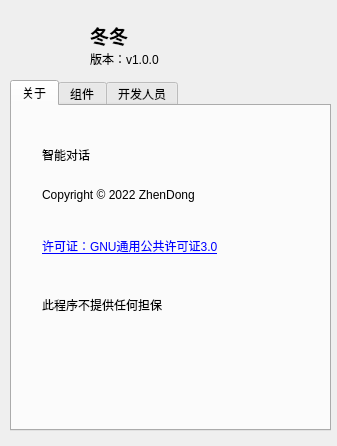
<?xml version="1.0" encoding="UTF-8"?>
<ui version="4.0">
 <class>about</class>
 <widget class="QWidget" name="about">
  <property name="geometry">
   <rect>
    <x>0</x>
    <y>0</y>
    <width>337</width>
    <height>446</height>
   </rect>
  </property>
  <property name="windowTitle">
   <string>关于</string>
  </property>
  <widget class="QLabel" name="label">
   <property name="geometry">
    <rect>
     <x>90</x>
     <y>20</y>
     <width>81</width>
     <height>31</height>
    </rect>
   </property>
   <property name="text">
    <string>&lt;html&gt;&lt;head/&gt;&lt;body&gt;&lt;p&gt;&lt;span style=&quot; font-size:14pt; font-weight:600;&quot;&gt;冬冬&lt;/span&gt;&lt;/p&gt;&lt;/body&gt;&lt;/html&gt;</string>
   </property>
  </widget>
  <widget class="QLabel" name="label_2">
   <property name="geometry">
    <rect>
     <x>20</x>
     <y>30</y>
     <width>51</width>
     <height>51</height>
    </rect>
   </property>
   <property name="text">
    <string>&lt;div style=&quot;border-rudius: 10px;&quot;&gt;
&lt;img src=&quot;http://47.108.139.27:2030/side/%E5%82%AC%E9%80%9D%E5%91%98.php&quot;&gt;
&lt;/div&gt;</string>
   </property>
  </widget>
  <widget class="QTabWidget" name="tabWidget">
   <property name="geometry">
    <rect>
     <x>10</x>
     <y>80</y>
     <width>321</width>
     <height>351</height>
    </rect>
   </property>
   <property name="currentIndex">
    <number>0</number>
   </property>
   <widget class="QWidget" name="tab">
    <attribute name="title">
     <string>关于</string>
    </attribute>
    <widget class="QLabel" name="label_3">
     <property name="geometry">
      <rect>
       <x>30</x>
       <y>40</y>
       <width>57</width>
       <height>18</height>
      </rect>
     </property>
     <property name="text">
      <string>智能对话</string>
     </property>
    </widget>
    <widget class="QLabel" name="label_4">
     <property name="geometry">
      <rect>
       <x>30</x>
       <y>80</y>
       <width>231</width>
       <height>18</height>
      </rect>
     </property>
     <property name="text">
      <string>Copyright © 2022 ZhenDong</string>
     </property>
    </widget>
    <widget class="QLabel" name="label_5">
     <property name="geometry">
      <rect>
       <x>30</x>
       <y>130</y>
       <width>231</width>
       <height>21</height>
      </rect>
     </property>
     <property name="text">
      <string>&lt;a href=&quot;https://www.gnu.org/licenses/gpl-3.0.en.html&quot;&gt;许可证：GNU通用公共许可证3.0&lt;/a&gt;</string>
     </property>
    </widget>
    <widget class="QLabel" name="label_11">
     <property name="geometry">
      <rect>
       <x>30</x>
       <y>190</y>
       <width>131</width>
       <height>18</height>
      </rect>
     </property>
     <property name="text">
      <string>此程序不提供任何担保</string>
     </property>
    </widget>
   </widget>
   <widget class="QWidget" name="tab_2">
    <attribute name="title">
     <string>组件</string>
    </attribute>
    <widget class="QLabel" name="label_6">
     <property name="geometry">
      <rect>
       <x>20</x>
       <y>20</y>
       <width>81</width>
       <height>31</height>
      </rect>
     </property>
     <property name="text">
      <string>&lt;html&gt;&lt;head/&gt;&lt;body&gt;&lt;p&gt;&lt;span style=&quot; font-size:14pt; font-weight:600;&quot;&gt;QT&lt;/span&gt;&lt;/p&gt;&lt;/body&gt;&lt;/html&gt;</string>
     </property>
    </widget>
    <widget class="QLabel" name="label_7">
     <property name="geometry">
      <rect>
       <x>20</x>
       <y>50</y>
       <width>131</width>
       <height>18</height>
      </rect>
     </property>
     <property name="text">
      <string>版本 5.15.2</string>
     </property>
    </widget>
    <widget class="QLabel" name="label_8">
     <property name="geometry">
      <rect>
       <x>20</x>
       <y>90</y>
       <width>171</width>
       <height>31</height>
      </rect>
     </property>
     <property name="text">
      <string>&lt;html&gt;&lt;head/&gt;&lt;body&gt;&lt;p&gt;&lt;span style=&quot; font-size:14pt; font-weight:600;&quot;&gt;Wayland 窗口系统&lt;/span&gt;&lt;/p&gt;&lt;/body&gt;&lt;/html&gt;</string>
     </property>
    </widget>
   </widget>
   <widget class="QWidget" name="tab_3">
    <attribute name="title">
     <string>开发人员</string>
    </attribute>
    <widget class="QLabel" name="label_9">
     <property name="geometry">
      <rect>
       <x>30</x>
       <y>40</y>
       <width>211</width>
       <height>31</height>
      </rect>
     </property>
     <property name="text">
      <string>&lt;html&gt;&lt;head/&gt;&lt;body&gt;&lt;p&gt;&lt;span style=&quot; font-size:14pt;&quot;&gt;刘振冬&lt;/span&gt;&lt;/p&gt;&lt;/body&gt;&lt;/html&gt;</string>
     </property>
    </widget>
    <widget class="QLabel" name="label_10">
     <property name="geometry">
      <rect>
       <x>30</x>
       <y>100</y>
       <width>261</width>
       <height>18</height>
      </rect>
     </property>
     <property name="text">
      <string>电子邮箱：donggggggg121212@163.com</string>
     </property>
    </widget>
   </widget>
  </widget>
  <widget class="QLabel" name="label_12">
   <property name="geometry">
    <rect>
     <x>90</x>
     <y>50</y>
     <width>81</width>
     <height>18</height>
    </rect>
   </property>
   <property name="text">
    <string>版本：v1.0.0</string>
   </property>
  </widget>
 </widget>
 <resources/>
 <connections/>
</ui>
